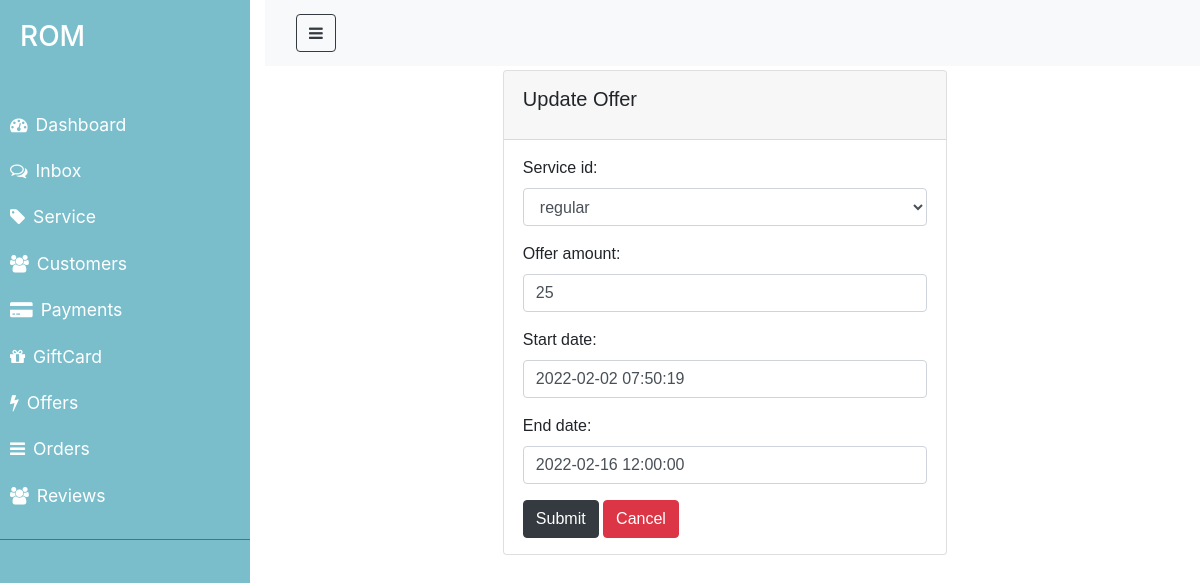
The page /update_offer/1/ on the database its author committed.
### ROM/models.py (models this page shows)
class Offer(models.Model):
    service_id= models.ForeignKey('Service',on_delete=models.CASCADE,blank=True,null=True)
    offer_amount=models.IntegerField(null=False, blank=False)
    start_date=models.DateTimeField()
    end_date=models.DateTimeField()
    created_at=models.DateTimeField(auto_now_add=True)
    updated_at= models.DateTimeField(auto_now=True)

### ROM/views.py (the view)
# urls.py: path('update_offer/<pk>/', views.updateOffer, name="update_offer"),
def updateOffer(request, pk):
   offer= Offer.objects.get(id=pk)
   form= OfferForm(instance=offer)
   if request.method == 'POST':
      form=OfferForm(request.POST, instance=offer)
      if form.is_valid():
         form.save()
         return redirect('/offers')
   context= {'form':form}
   return render(request, 'ROM/admin/offer_form.html', context)

### ROM/forms.py
class OfferForm(ModelForm):
    class Meta:
        model= Offer
        fields= '__all__'

### ROM/models.py (called while the page is built)
    def __str__(self):
        return self.category

### ROM/templates/ROM/admin/offer_form.html (shortened to what this page needs)
{% extends 'ROM/admin/layouts/admin_master.html' %}
{% load static %}
{% load widget_tweaks %}
{% block content %}
<div class="container">
    <div class="row justify justify-content-center my-5">
        <div class="col-lg-8">
            <div class="card">
                <div class="card-header">
                    <h5 class="card-title">Update Offer</h5>
                </div>
                <div class="card-body">
                    <form action="{% url 'update_offer' 1 %}" method="POST" enctype="multipart/form-data">
                        {% for field in form.visible_fields %}
                        <div class="form-group">
                            {{field.label_tag}}
                            {% render_field field class="form-control" %}
                        </div>
                        {% endfor %}
                        <button type="submit" class="btn btn-dark">Submit</button>
                        <a class= "btn btn-danger" href="{% url 'offer_list' %}">Cancel</a>
                    </form>
                </div>
            </div>
        </div>
    </div>
</div>
{% endblock %}

### ROM/static/css/admin.css (style rules this page uses)
* { padding: 0; margin: 0; box-sizing: border-box; }
.container { max-width: 80%; margin: 0 auto; font-family: sans-serif; }
a, a:hover, a:focus { color: inherit; text-decoration: none; transition: all 0.3s; }
body { background: color #ebeff5;; }
*, *::before, *::after { margin: 0; padding: 0; box-shadow: border-box; }
.card > * { padding: 1rem 1.2rem; }

### rows shown on the page
Offer: service_id "regular" "25" "2022-02-02 07:50:19" "2022-02-16 12:00:00"

### other values the page prints
{{ field.label_tag }} "Service id:" "Offer amount:" "Start date:" "End date:"
